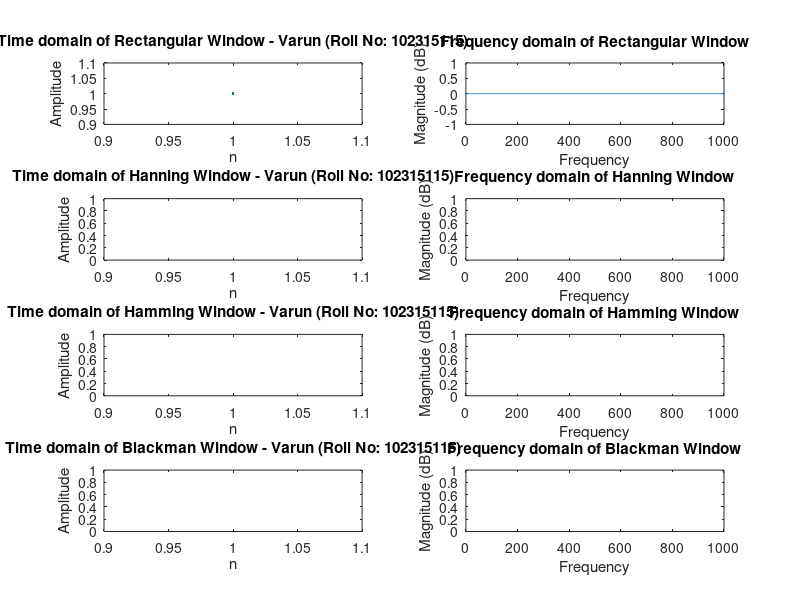

This chart was generated by the following MATLAB code:
%% Experiment 5: Window Functions
% Name: Varun
% Roll No: 102315115

clc; clear; close all;

x = input("Enter input sequence: ");
N = length(x);
L = (N-1)/2;

% --- Window Definitions ---
r   = zeros(1, 2*L+1);    % Rectangular
han = zeros(1, 2*L+1);    % Hanning
ham = zeros(1, 2*L+1);    % Hamming
blk = zeros(1, 2*L+1);    % Blackman

for i = 1:(2*L+1)
    n = i-1;
    r(i)   = 1;                                        % Rectangular
    han(i) = 0.5 - 0.5*cos(2*pi*n/(N-1));              % Hanning
    ham(i) = 0.54 - 0.46*cos(2*pi*n/(N-1));            % Hamming
    blk(i) = 0.42 - 0.5*cos(2*pi*n/(N-1)) + 0.08*cos(4*pi*n/(N-1));                   % Blackman
end

%% Rectangular Window
r1 = fftshift(fft(r,1000));
y1 = abs(r1)/max(abs(r1));
r2 = 20*log10(y1);

subplot(4,2,1), plot(r); 
title("Time domain of Rectangular Window - Varun (Roll No: 102315115)");
xlabel('n'); ylabel('Amplitude');

subplot(4,2,2), plot(r2); 
title("Frequency domain of Rectangular Window");
xlabel('Frequency'); ylabel('Magnitude (dB)');

%% Hanning Window
han1 = fftshift(fft(han,1000));
y2   = abs(han1)/max(abs(han1));
han2 = 20*log10(y2);

subplot(4,2,3), plot(han); 
title("Time domain of Hanning Window - Varun (Roll No: 102315115)");
xlabel('n'); ylabel('Amplitude');

subplot(4,2,4), plot(han2); 
title("Frequency domain of Hanning Window");
xlabel('Frequency'); ylabel('Magnitude (dB)');

%% Hamming Window
ham1 = fftshift(fft(ham,1000));
y3   = abs(ham1)/max(abs(ham1));
ham2 = 20*log10(y3);

subplot(4,2,5), plot(ham); 
title("Time domain of Hamming Window - Varun (Roll No: 102315115)");
xlabel('n'); ylabel('Amplitude');

subplot(4,2,6), plot(ham2); 
title("Frequency domain of Hamming Window");
xlabel('Frequency'); ylabel('Magnitude (dB)');

%% Blackman Window
blk1 = fftshift(fft(blk,1000));
y4   = abs(blk1)/max(abs(blk1));
blk2 = 20*log10(y4);

subplot(4,2,7), plot(blk); 
title("Time domain of Blackman Window - Varun (Roll No: 102315115)");
xlabel('n'); ylabel('Amplitude');

subplot(4,2,8), plot(blk2); 
title("Frequency domain of Blackman Window");
xlabel('Frequency'); ylabel('Magnitude (dB)');
